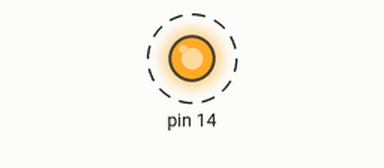
Simulated run of this sketch. Board: Arduino Uno, built with avr-gcc and run on an emulated ATmega328P. Parts: output pins drawn as LEDs (lit = HIGH). Dashed ring = blinking. What the sketch prints to the serial monitor is not drawn.

Above: at 0.2 s.
Timing chart, 0 to 3.0 s (numbered marks = the images above):
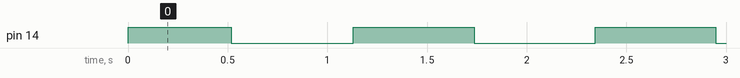

Measured:
- by itself, pin 14: alternates HIGH for 0.61 s and LOW for 0.61 s

The sketch:

example-3.ino
```cpp
#ifndef MACROS_H
#define MACROS_H

#define PIN_SET(REG, PIN)       REG |= (1 << PIN)
#define PIN_UNSET(REG, PIN)     REG &= ~(1 << PIN)
#define PIN_TOGGLE(REG, PIN)    REG ^= (1 << PIN)
#define PIN_READ(REG, PIN)      ((REG & (1 << PIN)) >> PIN)

#endif


#include <avr/io.h>
#include <util/delay.h>
#include <avr/interrupt.h>


const uint8_t segments[] = {
    0b00111111, // 0
    0b00000110, // 1
    0b01011011, // 2
    0b01001111, // 3
    0b01100110, // 4
    0b01101101, // 5
    0b01111101, // 6
    0b00000111, // 7
    0b01111111, // 8
    0b01101111  // 9
};

#define TARGET_OVERFLOW_COUNT 30
#define TARGET_OFFSET 128

volatile uint8_t tot_overflow;

// CTC Mode


void timer2_init(){
  TCCR2B |= (1 << CS20) | (1 << CS22) | ( 1 << CS21) | (1 << WGM12);

  TCNT2 = 0;
  OCR2A = 255;

  tot_overflow = 0;
}

int main(void){
  timer2_init();
  Serial.begin(9600);

  PIN_SET(DDRC, PC0);
  PIN_SET(PORTC, PC0);


  while(1) {

    if (TIFR2 & (1 << OCF2A)){
      TIFR2 |= (1 << OCF2A);
      tot_overflow += 1;
    }

    if (tot_overflow > 30){
      Serial.println("Overflow done");

      // offset
      OCR2A = TARGET_OFFSET;
    }

    if (tot_overflow > 30 && TCNT2 > TARGET_OFFSET){
      PORTC ^= (1 << PC0);
      tot_overflow = 0;
    }
  }
  return 0;
}
```
